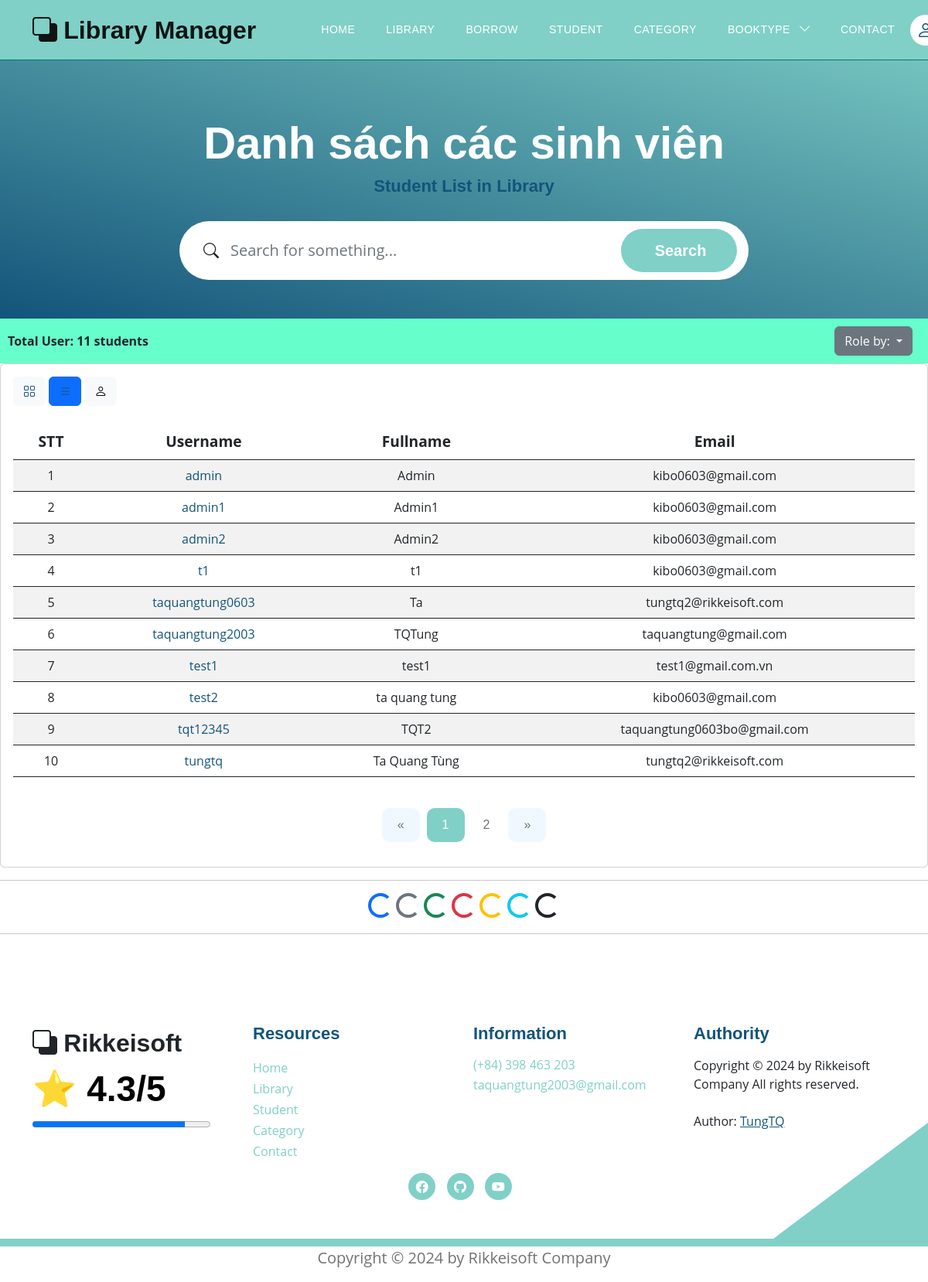
Page /users?view=1 on the earlier database version.
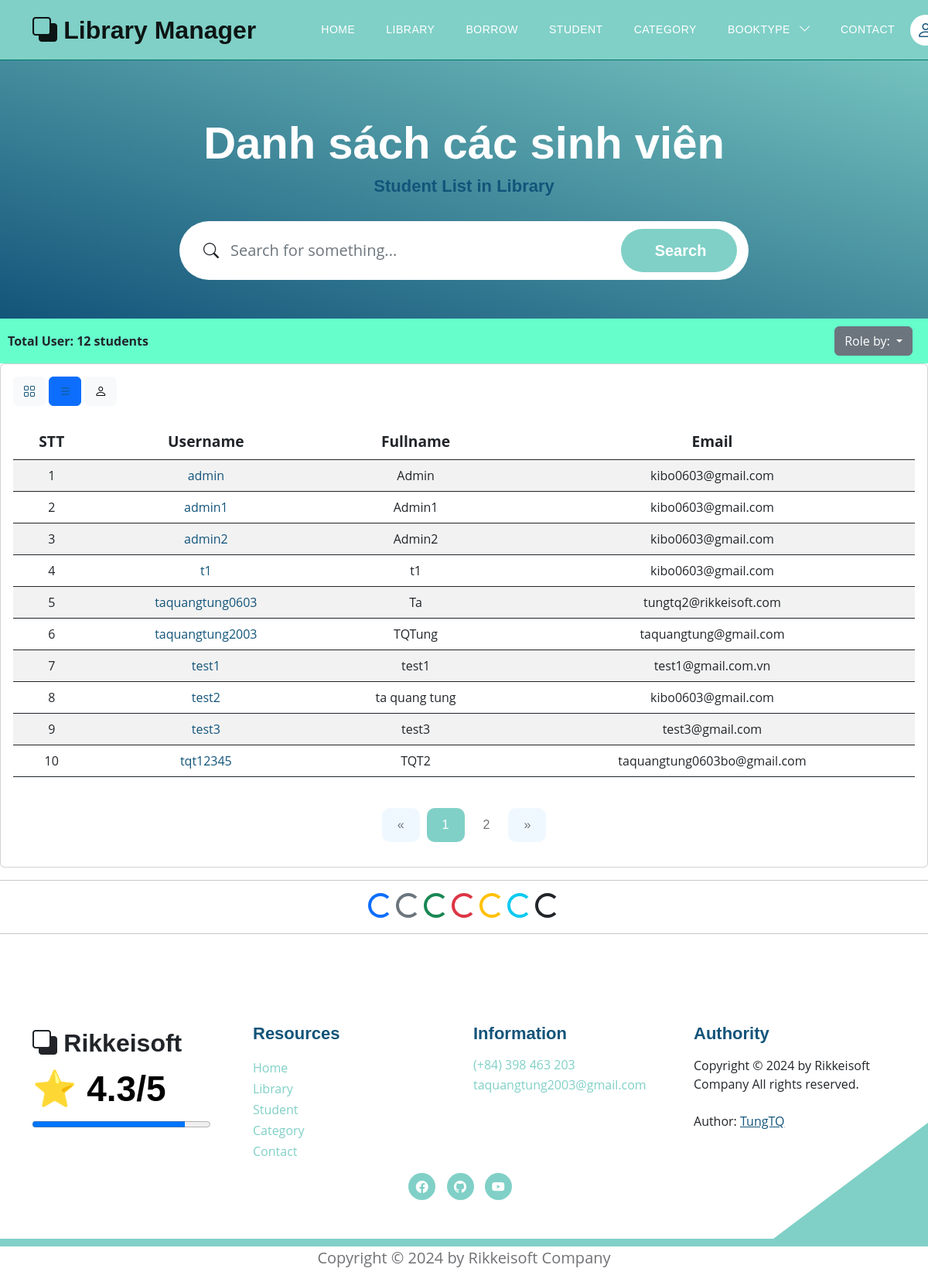
Same page on the later database version.
### models.py (models this page shows)
class User(Base):
    __tablename__ = 'users'
    username = Column(String(30), primary_key=True, unique=True, index=True)
    fullname = Column(String(100), index=True)
    email = Column(String(100), index=True)
    password = Column(String(100), index=True)
    role = Column(Integer, index=True)
    delete_flag = Column(Integer, index=True)
    avatar = Column(String(500), index=True, nullable=True)     # Trường thông tin avatar
    books = relationship("Book", back_populates="user")
    comments = relationship("CommentBook", back_populates="usercomment")
    join_requests = relationship('JoinAdmin', back_populates='user')

### routers/student.py (the view)
@router.get('/users', response_class=HTMLResponse)
async def get_all_users(request: Request, view: int, page: int = Query(1, gt=0), page_size: int = Query(8, gt=0), page_size2: int = Query(10, gt=0), db: Session = Depends(models.get_db)):
    mean_star = function.get_mean_star(db)
    all_category2 = db.query(models.Category).filter(models.Category.delete_flag != 1).all()
    if view == 0:
        offset = (page - 1) * page_size
        all_users = db.query(models.User).filter(models.User.delete_flag == 0).order_by(models.User.username).offset(offset).limit(page_size).all()
        total_users = db.query(models.User).filter(models.User.delete_flag == 0).count()
        total_pages = (total_users + page_size - 1) // page_size    # Tinh tổng số trang sẽ có
        return templates.TemplateResponse("students/student_list.html", {
            "request": request,
            "all_users": all_users,
            "mean_star": mean_star,
            "page": page,
            "total_users": total_users,
            "total_pages": total_pages,
            "all_category2": all_category2})
    else:
        offset = (page - 1) * page_size2
        all_users = db.query(models.User).filter(models.User.delete_flag == 0).order_by(models.User.username).offset(offset).limit(page_size2).all()
        total_users = db.query(models.User).filter(models.User.delete_flag == 0).count()
        total_pages = (total_users + page_size2 - 1) // page_size2    # Tinh tổng số trang sẽ có
        return templates.TemplateResponse("students/student_doc.html", {
            "request": request,
            "all_users": all_users,
            "mean_star": mean_star,
            "page": page,
            "total_users": total_users,
            "total_pages": total_pages,
            "all_category2": all_category2})

### templates/students/student_doc.html (shortened to what the changed rows need)
{% extends "base.html" %}
{% block content %}
<section class="hero-section d-flex justify-content-center align-items-center" id="section_1"
    style="padding-bottom: 50px;">
    <div class="container">
        <div class="row">
            <div class="col-lg-8 col-12 mx-auto">
                <h1 class="text-white text-center"> Danh sách các sinh viên </h1>
            </div>
        </div>
    </div>
</section>
<div style="display: flex; justify-content: space-between; align-items: center; background-color: #66FFCC; padding: 10px;">
    <div class="col-md-6">
        <div class="dataTables_length" id="DataTables_Table_0_length">
            <label><b>Total User: {{total_users}} students</b></label>
        </div>
    </div>
</div>
<div class="card card-table comman-shadow">
    <div class="card-body">
        <div class="table-responsive">
            <div id="DataTables_Table_0_wrapper" class="dataTables_wrapper no-footer">
                <br>
                <table
                    class="table border-0 star-student table-hover table-center mb-0 datatable table-striped dataTable no-footer"
                    id="DataTables_Table_0" aria-describedby="DataTables_Table_0_info">
                    <thead class="student-thread">
                        <tr style="text-align: center; font-size:larger;">
                            <th rowspan="1" colspan="1"
                                aria-label="ID: activate to sort column ascending">STT</th>
                            <th rowspan="1" colspan="1"
                                aria-label="Username: activate to sort column ascending">Username</th>
                            <th rowspan="1" colspan="1"
                                aria-label="Fullname: activate to sort column ascending">Fullname</th>
                            <th rowspan="1" colspan="1"
                                aria-label="Email: activate to sort column ascending">Email</th>
                        </tr>
                    </thead>
                    <tbody>
                        <form action="">
                        {% set start_index = (page - 1) * 10 %}
                        {% for student in all_users %}
                            <tr class="{% if loop.index is even %} even {% else %}odd{% endif %}">
                                <td style="text-align: center;">{{start_index + loop.index}}</td>
                                <td style="text-align: center;"> <a href="users/detail_student?username_choice={{student.username}}">{{ student.username }}</a></td>
                                <td style="text-align: center;">{{ student.fullname }}</td>
                                <td style="text-align: center;">{{ student.email }}</td>
                            </tr>
                        {% endfor %}
                        </form>
                    </tbody>
                </table>
                <div style="text-align: center;">
                    <nav aria-label="Page navigation example" style="display: inline-block;">
                        <ul class="pagination">
                            {% for num in range(1, total_pages + 1) %}
                            <li class="page-item {% if num == page %}active{% endif %}">
                                <a class="page-link" href="/users?view=1&page={{ num }}">{{ num }}</a>
                            </li>
                            {% endfor %}
                        </ul>
                    </nav>
                </div>
            </div>
        </div>
    </div>
</div>
{% endblock content %}

Differences in the rows shown:
no longer on this page (row unchanged): User: index "10", username "tungtq", fullname "Ta Quang Tùng", email "tungtq2@rikkeisoft.com"
added User: index "9", username "test3", fullname "test3", email "test3@gmail.com"
computed for User "tqt12345": index "9" → "10"
Other differences:
{{ total_users }}: "11" → "12"
